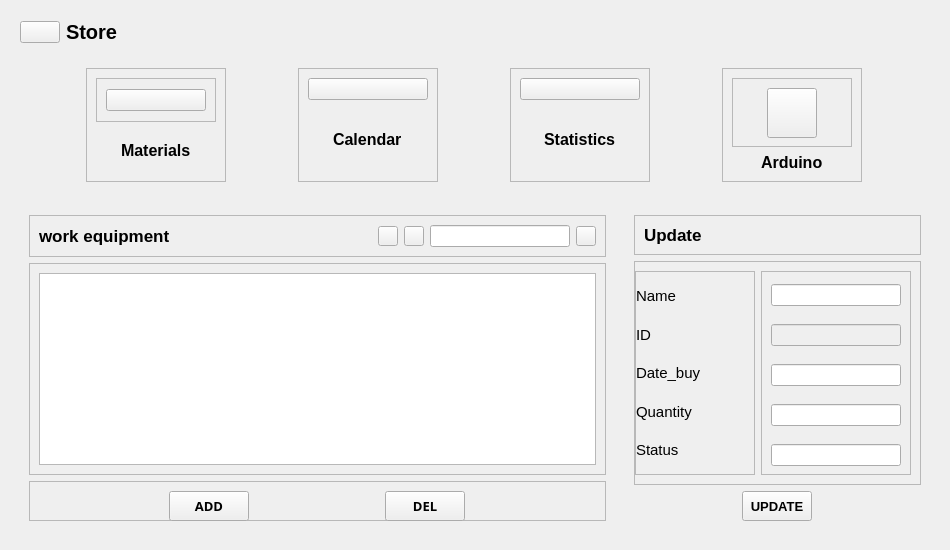
    <widget class="QWidget" name="MainBody" native="true">
     <property name="geometry">
      <rect>
       <x>197</x>
       <y>10</y>
       <width>950</width>
       <height>550</height>
      </rect>
     </property>
     <property name="minimumSize">
      <size>
       <width>950</width>
       <height>550</height>
      </size>
     </property>
     <property name="maximumSize">
      <size>
       <width>950</width>
       <height>400</height>
      </size>
     </property>
     <property name="sizeIncrement">
      <size>
       <width>0</width>
       <height>0</height>
      </size>
     </property>
     <layout class="QVBoxLayout" name="verticalLayout_14">
      <item>
       <widget class="QWidget" name="headerFrame_2" native="true">
        <layout class="QHBoxLayout" name="horizontalLayout_5">
         <property name="spacing">
          <number>0</number>
         </property>
         <property name="leftMargin">
          <number>0</number>
         </property>
         <property name="topMargin">
          <number>0</number>
         </property>
         <property name="rightMargin">
          <number>0</number>
         </property>
         <property name="bottomMargin">
          <number>0</number>
         </property>
         <item alignment="Qt::AlignLeft">
          <widget class="QWidget" name="widget_6" native="true">
           <layout class="QHBoxLayout" name="horizontalLayout_18">
            <item>
             <widget class="QPushButton" name="menuBtn_2">
              <property name="text">
               <string/>
              </property>
              <property name="icon">
               <iconset resource="resources.qrc">
                <normaloff>:/whiteIcons/assets/icons/white/menu.svg</normaloff>:/whiteIcons/assets/icons/white/menu.svg</iconset>
              </property>
              <property name="iconSize">
               <size>
                <width>24</width>
                <height>24</height>
               </size>
              </property>
             </widget>
            </item>
            <item>
             <widget class="QLabel" name="appHeader_2">
              <property name="font">
               <font>
                <pointsize>15</pointsize>
                <weight>75</weight>
                <bold>true</bold>
               </font>
              </property>
              <property name="text">
               <string>Store</string>
              </property>
             </widget>
            </item>
           </layout>
          </widget>
         </item>
         <item alignment="Qt::AlignHCenter">
          <widget class="QWidget" name="widget_7" native="true">
           <layout class="QHBoxLayout" name="horizontalLayout_19"/>
          </widget>
         </item>
         <item alignment="Qt::AlignRight">
          <widget class="QWidget" name="widget_8" native="true">
           <layout class="QHBoxLayout" name="horizontalLayout_20">
            <property name="spacing">
             <number>0</number>
            </property>
            <property name="leftMargin">
             <number>0</number>
            </property>
            <property name="topMargin">
             <number>0</number>
            </property>
            <property name="rightMargin">
             <number>0</number>
            </property>
            <property name="bottomMargin">
             <number>0</number>
            </property>
           </layout>
          </widget>
         </item>
        </layout>
       </widget>
      </item>
      <item>
       <widget class="QWidget" name="cardsFrame_2" native="true">
        <layout class="QHBoxLayout" name="horizontalLayout_21">
         <item>
          <widget class="QFrame" name="card3_2">
           <property name="maximumSize">
            <size>
             <width>140</width>
             <height>16777215</height>
            </size>
           </property>
           <property name="frameShape">
            <enum>QFrame::StyledPanel</enum>
           </property>
           <property name="frameShadow">
            <enum>QFrame::Raised</enum>
           </property>
           <layout class="QVBoxLayout" name="verticalLayout_16">
            <item>
             <widget class="QFrame" name="frame_19">
              <property name="frameShape">
               <enum>QFrame::StyledPanel</enum>
              </property>
              <property name="frameShadow">
               <enum>QFrame::Raised</enum>
              </property>
              <layout class="QHBoxLayout" name="horizontalLayout_23">
               <item>
                <widget class="QPushButton" name="pushButton_32">
                 <property name="text">
                  <string/>
                 </property>
                 <property name="icon">
                  <iconset resource="resources.qrc">
                   <normaloff>:/whiteIcons/assets/icons/white/codepen.svg</normaloff>:/whiteIcons/assets/icons/white/codepen.svg</iconset>
                 </property>
                 <property name="iconSize">
                  <size>
                   <width>50</width>
                   <height>50</height>
                  </size>
                 </property>
                </widget>
               </item>
              </layout>
             </widget>
            </item>
            <item alignment="Qt::AlignHCenter">
             <widget class="QLabel" name="label_50">
              <property name="font">
               <font>
                <pointsize>12</pointsize>
                <weight>75</weight>
                <bold>true</bold>
               </font>
              </property>
              <property name="text">
               <string>Materials</string>
              </property>
             </widget>
            </item>
           </layout>
          </widget>
         </item>
         <item>
          <widget class="QFrame" name="card4_5">
           <property name="minimumSize">
            <size>
             <width>140</width>
             <height>100</height>
            </size>
           </property>
           <property name="maximumSize">
            <size>
             <width>140</width>
             <height>140</height>
            </size>
           </property>
           <property name="frameShape">
            <enum>QFrame::StyledPanel</enum>
           </property>
           <property name="frameShadow">
            <enum>QFrame::Raised</enum>
           </property>
           <layout class="QVBoxLayout" name="verticalLayout_35">
            <item>
             <widget class="QPushButton" name="pushButton_20">
              <property name="text">
               <string/>
              </property>
              <property name="icon">
               <iconset resource="resources.qrc">
                <normaloff>:/whiteIcons/assets/icons/white/calendar.svg</normaloff>:/whiteIcons/assets/icons/white/calendar.svg</iconset>
              </property>
              <property name="iconSize">
               <size>
                <width>50</width>
                <height>50</height>
               </size>
              </property>
             </widget>
            </item>
            <item alignment="Qt::AlignHCenter">
             <widget class="QLabel" name="label_59">
              <property name="font">
               <font>
                <pointsize>12</pointsize>
                <weight>75</weight>
                <bold>true</bold>
               </font>
              </property>
              <property name="text">
               <string>Calendar</string>
              </property>
             </widget>
            </item>
           </layout>
          </widget>
         </item>
         <item>
          <widget class="QFrame" name="card4_2">
           <property name="minimumSize">
            <size>
             <width>140</width>
             <height>100</height>
            </size>
           </property>
           <property name="maximumSize">
            <size>
             <width>140</width>
             <height>140</height>
            </size>
           </property>
           <property name="frameShape">
            <enum>QFrame::StyledPanel</enum>
           </property>
           <property name="frameShadow">
            <enum>QFrame::Raised</enum>
           </property>
           <layout class="QVBoxLayout" name="verticalLayout_17">
            <item>
             <widget class="QPushButton" name="pushButton_9">
              <property name="text">
               <string/>
              </property>
              <property name="icon">
               <iconset resource="resources.qrc">
                <normaloff>:/whiteIcons/assets/icons/white/trending-up.svg</normaloff>:/whiteIcons/assets/icons/white/trending-up.svg</iconset>
              </property>
              <property name="iconSize">
               <size>
                <width>50</width>
                <height>50</height>
               </size>
              </property>
             </widget>
            </item>
            <item alignment="Qt::AlignHCenter">
             <widget class="QLabel" name="label_53">
              <property name="font">
               <font>
                <pointsize>12</pointsize>
                <weight>75</weight>
                <bold>true</bold>
               </font>
              </property>
              <property name="text">
               <string>Statistics</string>
              </property>
             </widget>
            </item>
           </layout>
          </widget>
         </item>
         <item>
          <widget class="QFrame" name="card2_2">
           <property name="enabled">
            <bool>true</bool>
           </property>
           <property name="minimumSize">
            <size>
             <width>140</width>
             <height>100</height>
            </size>
           </property>
           <property name="maximumSize">
            <size>
             <width>140</width>
             <height>140</height>
            </size>
           </property>
           <property name="frameShape">
            <enum>QFrame::StyledPanel</enum>
           </property>
           <property name="frameShadow">
            <enum>QFrame::Raised</enum>
           </property>
           <layout class="QVBoxLayout" name="verticalLayout_18">
            <item>
             <widget class="QFrame" name="frame_21">
              <property name="frameShape">
               <enum>QFrame::StyledPanel</enum>
              </property>
              <property name="frameShadow">
               <enum>QFrame::Raised</enum>
              </property>
              <layout class="QHBoxLayout" name="horizontalLayout_25">
               <item>
                <widget class="QPushButton" name="pushButton_10">
                 <property name="minimumSize">
                  <size>
                   <width>50</width>
                   <height>50</height>
                  </size>
                 </property>
                 <property name="maximumSize">
                  <size>
                   <width>50</width>
                   <height>50</height>
                  </size>
                 </property>
                 <property name="text">
                  <string/>
                 </property>
                 <property name="icon">
                  <iconset resource="resources.qrc">
                   <normaloff>:/whiteIcons/assets/icons/white/codesandbox.svg</normaloff>:/whiteIcons/assets/icons/white/codesandbox.svg</iconset>
                 </property>
                 <property name="iconSize">
                  <size>
                   <width>50</width>
                   <height>50</height>
                  </size>
                 </property>
                </widget>
               </item>
              </layout>
             </widget>
            </item>
            <item alignment="Qt::AlignHCenter">
             <widget class="QLabel" name="label_56">
              <property name="font">
               <font>
                <pointsize>12</pointsize>
                <weight>75</weight>
                <bold>true</bold>
               </font>
              </property>
              <property name="text">
               <string>Arduino</string>
              </property>
             </widget>
            </item>
           </layout>
          </widget>
         </item>
        </layout>
       </widget>
      </item>
      <item>
       <widget class="QWidget" name="mainFrame_2" native="true">
        <property name="sizePolicy">
         <sizepolicy hsizetype="Preferred" vsizetype="Expanding">
          <horstretch>0</horstretch>
          <verstretch>0</verstretch>
         </sizepolicy>
        </property>
        <layout class="QHBoxLayout" name="horizontalLayout_26">
         <property name="spacing">
          <number>10</number>
         </property>
         <item>
          <widget class="QWidget" name="widget_9" native="true">
           <property name="minimumSize">
            <size>
             <width>405</width>
             <height>0</height>
            </size>
           </property>
           <property name="maximumSize">
            <size>
             <width>800</width>
             <height>16777215</height>
            </size>
           </property>
           <layout class="QVBoxLayout" name="verticalLayout_2">
            <item>
             <widget class="QFrame" name="frame_22">
              <property name="frameShape">
               <enum>QFrame::StyledPanel</enum>
              </property>
              <property name="frameShadow">
               <enum>QFrame::Raised</enum>
              </property>
              <layout class="QHBoxLayout" name="horizontalLayout_27">
               <item alignment="Qt::AlignLeft">
                <widget class="QLabel" name="label_57">
                 <property name="font">
                  <font>
                   <pointsize>13</pointsize>
                   <weight>75</weight>
                   <bold>true</bold>
                  </font>
                 </property>
                 <property name="text">
                  <string>work equipment</string>
                 </property>
                </widget>
               </item>
               <item>
                <widget class="QPushButton" name="pushButton_8">
                 <property name="minimumSize">
                  <size>
                   <width>20</width>
                   <height>20</height>
                  </size>
                 </property>
                 <property name="maximumSize">
                  <size>
                   <width>20</width>
                   <height>20</height>
                  </size>
                 </property>
                 <property name="text">
                  <string/>
                 </property>
                 <property name="icon">
                  <iconset resource="resources.qrc">
                   <normaloff>:/blueIcons/assets/icons/blue/arrow-down.svg</normaloff>:/blueIcons/assets/icons/blue/arrow-down.svg</iconset>
                 </property>
                 <property name="iconSize">
                  <size>
                   <width>20</width>
                   <height>20</height>
                  </size>
                 </property>
                </widget>
               </item>
               <item>
                <widget class="QPushButton" name="pushButton_7">
                 <property name="minimumSize">
                  <size>
                   <width>20</width>
                   <height>20</height>
                  </size>
                 </property>
                 <property name="maximumSize">
                  <size>
                   <width>20</width>
                   <height>20</height>
                  </size>
                 </property>
                 <property name="text">
                  <string/>
                 </property>
                 <property name="icon">
                  <iconset resource="resources.qrc">
                   <normaloff>:/blueIcons/assets/icons/blue/arrow-up.svg</normaloff>:/blueIcons/assets/icons/blue/arrow-up.svg</iconset>
                 </property>
                 <property name="iconSize">
                  <size>
                   <width>20</width>
                   <height>20</height>
                  </size>
                 </property>
                </widget>
               </item>
               <item>
                <widget class="QLineEdit" name="lineEdit_8">
                 <property name="minimumSize">
                  <size>
                   <width>140</width>
                   <height>0</height>
                  </size>
                 </property>
                 <property name="maximumSize">
                  <size>
                   <width>140</width>
                   <height>16777215</height>
                  </size>
                 </property>
                </widget>
               </item>
               <item>
                <widget class="QPushButton" name="pushButton_5">
                 <property name="minimumSize">
                  <size>
                   <width>20</width>
                   <height>20</height>
                  </size>
                 </property>
                 <property name="maximumSize">
                  <size>
                   <width>20</width>
                   <height>20</height>
                  </size>
                 </property>
                 <property name="text">
                  <string/>
                 </property>
                 <property name="icon">
                  <iconset resource="resources.qrc">
                   <normaloff>:/blueIcons/assets/icons/blue/refresh-ccw.svg</normaloff>:/blueIcons/assets/icons/blue/refresh-ccw.svg</iconset>
                 </property>
                 <property name="iconSize">
                  <size>
                   <width>20</width>
                   <height>20</height>
                  </size>
                 </property>
                </widget>
               </item>
              </layout>
             </widget>
            </item>
            <item>
             <widget class="QFrame" name="frame_2">
              <property name="frameShape">
               <enum>QFrame::StyledPanel</enum>
              </property>
              <property name="frameShadow">
               <enum>QFrame::Raised</enum>
              </property>
              <layout class="QVBoxLayout" name="verticalLayout">
               <item>
                <widget class="QTableView" name="tableView">
                 <attribute name="horizontalHeaderMinimumSectionSize">
                  <number>32</number>
                 </attribute>
                 <attribute name="horizontalHeaderStretchLastSection">
                  <bool>false</bool>
                 </attribute>
                 <attribute name="verticalHeaderStretchLastSection">
                  <bool>false</bool>
                 </attribute>
                </widget>
               </item>
              </layout>
             </widget>
            </item>
            <item>
             <widget class="QFrame" name="frame_3">
              <property name="minimumSize">
               <size>
                <width>0</width>
                <height>40</height>
               </size>
              </property>
              <property name="maximumSize">
               <size>
                <width>16777215</width>
                <height>40</height>
               </size>
              </property>
              <property name="frameShape">
               <enum>QFrame::StyledPanel</enum>
              </property>
              <property name="frameShadow">
               <enum>QFrame::Raised</enum>
              </property>
              <layout class="QHBoxLayout" name="horizontalLayout">
               <item>
                <widget class="QPushButton" name="pushButton_3">
                 <property name="minimumSize">
                  <size>
                   <width>80</width>
                   <height>30</height>
                  </size>
                 </property>
                 <property name="maximumSize">
                  <size>
                   <width>80</width>
                   <height>30</height>
                  </size>
                 </property>
                 <property name="font">
                  <font>
                   <family>Segoe UI Black</family>
                   <pointsize>10</pointsize>
                   <weight>75</weight>
                   <bold>true</bold>
                  </font>
                 </property>
                 <property name="text">
                  <string>ADD</string>
                 </property>
                </widget>
               </item>
               <item>
                <widget class="QPushButton" name="pushButton_4">
                 <property name="minimumSize">
                  <size>
                   <width>80</width>
                   <height>30</height>
                  </size>
                 </property>
                 <property name="maximumSize">
                  <size>
                   <width>80</width>
                   <height>30</height>
                  </size>
                 </property>
                 <property name="font">
                  <font>
                   <family>Segoe UI Black</family>
                   <pointsize>10</pointsize>
                   <weight>75</weight>
                   <bold>true</bold>
                  </font>
                 </property>
                 <property name="text">
                  <string>DEL</string>
                 </property>
                </widget>
               </item>
              </layout>
             </widget>
            </item>
           </layout>
          </widget>
         </item>
         <item>
          <widget class="QWidget" name="widget_10" native="true">
           <layout class="QVBoxLayout" name="verticalLayout_20">
            <property name="leftMargin">
             <number>9</number>
            </property>
            <item>
             <widget class="QFrame" name="frame_4">
              <property name="minimumSize">
               <size>
                <width>0</width>
                <height>40</height>
               </size>
              </property>
              <property name="maximumSize">
               <size>
                <width>16777215</width>
                <height>40</height>
               </size>
              </property>
              <property name="frameShape">
               <enum>QFrame::StyledPanel</enum>
              </property>
              <property name="frameShadow">
               <enum>QFrame::Raised</enum>
              </property>
              <layout class="QVBoxLayout" name="verticalLayout_3">
               <property name="topMargin">
                <number>0</number>
               </property>
               <property name="bottomMargin">
                <number>0</number>
               </property>
               <item>
                <widget class="QLabel" name="label_2">
                 <property name="minimumSize">
                  <size>
                   <width>0</width>
                   <height>30</height>
                  </size>
                 </property>
                 <property name="maximumSize">
                  <size>
                   <width>16777215</width>
                   <height>30</height>
                  </size>
                 </property>
                 <property name="font">
                  <font>
                   <pointsize>13</pointsize>
                   <weight>75</weight>
                   <bold>true</bold>
                  </font>
                 </property>
                 <property name="text">
                  <string>Update</string>
                 </property>
                </widget>
               </item>
              </layout>
             </widget>
            </item>
            <item alignment="Qt::AlignLeft">
             <widget class="QFrame" name="frame_24">
              <property name="frameShape">
               <enum>QFrame::StyledPanel</enum>
              </property>
              <property name="frameShadow">
               <enum>QFrame::Raised</enum>
              </property>
              <layout class="QHBoxLayout" name="horizontalLayout_28">
               <property name="leftMargin">
                <number>0</number>
               </property>
               <item>
                <widget class="QFrame" name="frame_6">
                 <property name="minimumSize">
                  <size>
                   <width>120</width>
                   <height>0</height>
                  </size>
                 </property>
                 <property name="maximumSize">
                  <size>
                   <width>120</width>
                   <height>16777215</height>
                  </size>
                 </property>
                 <property name="font">
                  <font>
                   <pointsize>14</pointsize>
                  </font>
                 </property>
                 <property name="frameShape">
                  <enum>QFrame::StyledPanel</enum>
                 </property>
                 <property name="frameShadow">
                  <enum>QFrame::Raised</enum>
                 </property>
                 <layout class="QVBoxLayout" name="verticalLayout_4">
                  <property name="spacing">
                   <number>8</number>
                  </property>
                  <property name="leftMargin">
                   <number>0</number>
                  </property>
                  <item>
                   <widget class="QLabel" name="label_3">
                    <property name="font">
                     <font>
                      <pointsize>11</pointsize>
                     </font>
                    </property>
                    <property name="text">
                     <string>Name</string>
                    </property>
                   </widget>
                  </item>
                  <item>
                   <widget class="QLabel" name="label_4">
                    <property name="font">
                     <font>
                      <pointsize>11</pointsize>
                     </font>
                    </property>
                    <property name="text">
                     <string>ID</string>
                    </property>
                   </widget>
                  </item>
                  <item>
                   <widget class="QLabel" name="label_5">
                    <property name="font">
                     <font>
                      <pointsize>11</pointsize>
                     </font>
                    </property>
                    <property name="text">
                     <string>Date_buy</string>
                    </property>
                   </widget>
                  </item>
                  <item>
                   <widget class="QLabel" name="label_6">
                    <property name="font">
                     <font>
                      <pointsize>11</pointsize>
                     </font>
                    </property>
                    <property name="text">
                     <string>Quantity</string>
                    </property>
                   </widget>
                  </item>
                  <item>
                   <widget class="QLabel" name="label_7">
                    <property name="font">
                     <font>
                      <pointsize>11</pointsize>
                     </font>
                    </property>
                    <property name="text">
                     <string>Status</string>
                    </property>
                   </widget>
                  </item>
                 </layout>
                </widget>
               </item>
               <item>
                <widget class="QFrame" name="frame_5">
                 <property name="minimumSize">
                  <size>
                   <width>150</width>
                   <height>0</height>
                  </size>
                 </property>
                 <property name="maximumSize">
                  <size>
                   <width>150</width>
                   <height>16777215</height>
                  </size>
                 </property>
                 <property name="frameShape">
                  <enum>QFrame::StyledPanel</enum>
                 </property>
                 <property name="frameShadow">
                  <enum>QFrame::Raised</enum>
                 </property>
                 <layout class="QVBoxLayout" name="verticalLayout_5">
                  <property name="spacing">
                   <number>13</number>
                  </property>
                  <property name="topMargin">
                   <number>7</number>
                  </property>
                  <property name="bottomMargin">
                   <number>0</number>
                  </property>
                  <item>
                   <widget class="QLineEdit" name="lineEdit_3"/>
                  </item>
                  <item>
                   <widget class="QLineEdit" name="lineEdit_4">
                    <property name="enabled">
                     <bool>false</bool>
                    </property>
                   </widget>
                  </item>
                  <item>
                   <widget class="QLineEdit" name="lineEdit_5"/>
                  </item>
                  <item>
                   <widget class="QLineEdit" name="lineEdit_6"/>
                  </item>
                  <item>
                   <widget class="QLineEdit" name="lineEdit_7"/>
                  </item>
                 </layout>
                </widget>
               </item>
              </layout>
             </widget>
            </item>
            <item alignment="Qt::AlignHCenter">
             <widget class="QPushButton" name="pushButton_6">
              <property name="minimumSize">
               <size>
                <width>70</width>
                <height>30</height>
               </size>
              </property>
              <property name="maximumSize">
               <size>
                <width>70</width>
                <height>30</height>
               </size>
              </property>
              <property name="font">
               <font>
                <pointsize>10</pointsize>
                <weight>75</weight>
                <bold>true</bold>
               </font>
              </property>
              <property name="text">
               <string>UPDATE</string>
              </property>
             </widget>
            </item>
           </layout>
          </widget>
         </item>
        </layout>
       </widget>
      </item>
     </layout>
    </widget>
